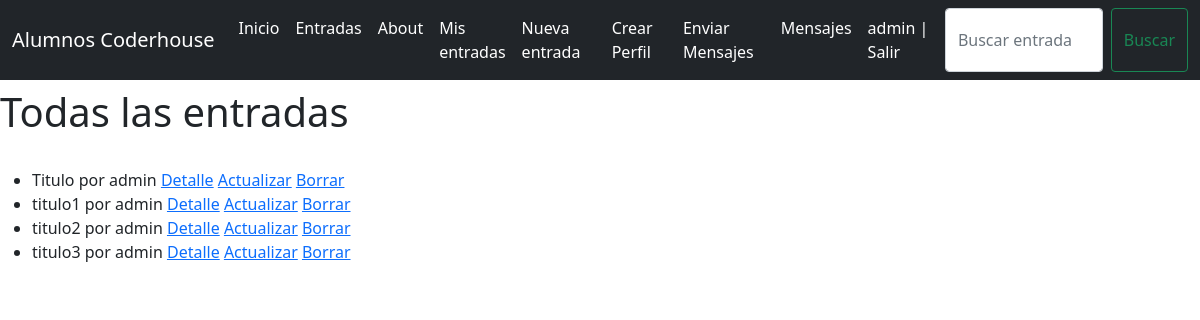
The page /entradas/listado (signed in) on the database as committed earlier.
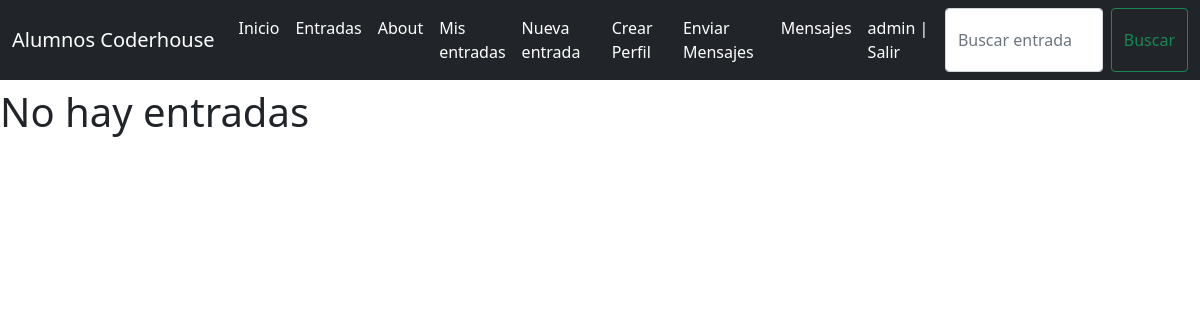
The same page on the database as committed later.
### AlumnosCoder/models.py (models this page shows, shortened)
class EntradaDeBlog(models.Model):
    titulo_entrada = models.CharField(max_length=50)
    subtitulo_entrada= models.CharField (max_length = 30)
    descripcion = models.CharField (max_length = 200)
    fecha_creacion = models.DateTimeField(auto_now_add=True)
    editor = models.ForeignKey(to=User,on_delete=models.CASCADE,default = 1,related_name="editor")
    imagen = models.ImageField(upload_to="entradas", null=True, blank=True)

### AlumnosCoder/views.py (the view)
# urls.py: path('entradas/listado', Entradalist.as_view(), name = "entradadeblog_list"),
class Entradalist(ListView):
    model = EntradaDeBlog
    context_object_name = "entradas"

### AlumnosCoder/templates/AlumnosCoder/entradadeblog_list.html
{% extends "AlumnosCoder/base.html" %}
{% load static %}
{%block main%}
<br>
<br>
{%if not entradas%}
    <h1>No hay entradas </h1>
{%else%}
<h1>Todas las entradas</h1>
<br>
<ul>
    {% for entrada in entradas %}
    <li> {{entrada.titulo_entrada}} por {{entrada.editor}}
    <a href="{% url 'entrada_detalle' entrada.id %}">Detalle</a>
    {% if user.is_authenticated and user.id == entrada.editor.id %}
            <a href="{% url 'actualizar_entrada' entrada.id %}">Actualizar</a>
            <a href="{% url 'borrar_entrada' entrada.id %}">Borrar</a>
    {% endif %}
</li>
{% endfor %}
</ul>
{% endif %}
{% endblock %}

### AlumnosCoder/templates/AlumnosCoder/base.html (shortened to what this page needs)
<!doctype html>
<html lang="en">
  <head>
    {% load static %}
    <link rel="stylesheet" href="{% static 'base_template.css' %}">
<link href="../../static/AlumnosCoder/css/base_template.css" rel="stylesheet">
    <link href="base_template.css" rel="stylesheet">
  </head>
  <body>
    <header>
        <nav class="navbar navbar-expand-md navbar-dark fixed-top bg-dark">
          <div class="container-fluid">
            <a class="navbar-brand" href="">Alumnos Coderhouse</a>
            <div class="collapse navbar-collapse" id="navbarCollapse">
              <ul class="navbar-nav me-auto mb-2 mb-md-0">
                <li class="nav-item">
                  <a class="nav-link active" aria-current="page" href="{% url 'inicio' %}">Inicio</a>
                </li>
                <li class="nav-item">
                  <a class="nav-link active" aria-current="page" href="{% url 'entradadeblog_list' %}">Entradas</a>
                </li>
                <li class="nav-item">
                  <a class="nav-link active" aria-current="page" href="{% url 'about' %}">About</a>
                </li>
                {% if user.is_authenticated %}
                <li class="nav-item">
                    <a class="nav-link active" href="{% url 'mis_posts' %}">Mis entradas</a>
                  </li>
                <li class="nav-item">
                    <li class="nav-item">
                        <a class="nav-link active" href="{% url 'crear_entrada' %}">Nueva entrada</a>
                      </li>
                    <li class="nav-item">
                  {% if user.usuario %}
                      <li class="nav-item">
                        <a class="nav-link active" href="{% url 'actualizar_perfil' user.usuario.id %}">Editar Perfil</a>
                      </li>
                  {%if user.usuario.avatar_url %}
                      <img src="{{user.usuario.avatar_url}}" height="100%" width="48px" style="border-radius: 50%;">
                    {% else %}
                      <a class="navbar-brand" href="https://getbootstrap.com/docs/5.0/examples/carousel/#">Carousel</a>
                    {% endif %}
                      {% else %}
                      <li class="nav-item">
                        <a class="nav-link active" href="{% url 'crear_perfil' %}">Crear Perfil</a>
                      </li>
                      {% endif %}
                    <li class="nav-item">
                      <a class="nav-link active" href="{% url 'crear_mensaje' %}"> Enviar Mensajes</a>
                    </li>
                    <li class="nav-item">
                      <a class="nav-link active" href="{% url 'lista_mensajes' %}">Mensajes</a>
                    </li>
                    <a class="nav-link active" aria-current="page" href="{% url 'salir' %}">{{ user.username }} | Salir</a>
                  </li>
                  {% endif %}
                  <form class="d-flex" action = "{% url 'buscar_entrada' %}">
                    <input class="form-control me-2" name = "criterio" type="search" placeholder="Buscar entrada" aria-label="Search">
                    <button class="btn btn-outline-success" type="submit">Buscar</button>
                  </form>
            </div>
          </div>
        </nav>
      </header>
      <footer class="container">
        <p>CHIARA FACAL - 2023 </p>
      </footer>
{% block main %}
{% endblock %}
  </body>
</html>

Rows that differ between the two databases and show on the page:
removed EntradaDeBlog: titulo_entrada "Titulo", editor "admin", shows "Actualizar"
removed EntradaDeBlog: titulo_entrada "titulo1", editor "admin", shows "Actualizar"
removed EntradaDeBlog: titulo_entrada "titulo2", editor "admin", shows "Actualizar"
removed EntradaDeBlog: titulo_entrada "titulo3", editor "admin", shows "Actualizar"
Other text that changed with them:
text no longer shown: "Todas las entradas"
text now shown: "No hay entradas"
